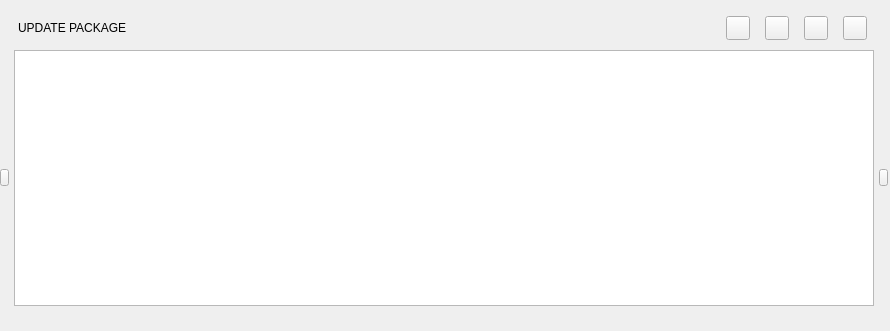
<?xml version="1.0" encoding="UTF-8"?>
<ui version="4.0">
 <class>C_SyvUpUpdatePackageWidget</class>
 <widget class="QWidget" name="C_SyvUpUpdatePackageWidget">
  <property name="geometry">
   <rect>
    <x>0</x>
    <y>0</y>
    <width>890</width>
    <height>331</height>
   </rect>
  </property>
  <property name="sizePolicy">
   <sizepolicy hsizetype="Preferred" vsizetype="Fixed">
    <horstretch>0</horstretch>
    <verstretch>0</verstretch>
   </sizepolicy>
  </property>
  <property name="minimumSize">
   <size>
    <width>0</width>
    <height>331</height>
   </size>
  </property>
  <property name="maximumSize">
   <size>
    <width>16777215</width>
    <height>331</height>
   </size>
  </property>
  <property name="windowTitle">
   <string>Form</string>
  </property>
  <layout class="QVBoxLayout" name="verticalLayout" stretch="0,0">
   <property name="spacing">
    <number>5</number>
   </property>
   <property name="leftMargin">
    <number>0</number>
   </property>
   <property name="rightMargin">
    <number>2</number>
   </property>
   <property name="bottomMargin">
    <number>0</number>
   </property>
   <item>
    <layout class="QHBoxLayout" name="horizontalLayout_2" stretch="0,0,0,0,0,1,0">
     <property name="leftMargin">
      <number>18</number>
     </property>
     <property name="rightMargin">
      <number>21</number>
     </property>
     <item>
      <widget class="stw_opensyde_gui_elements::C_OgeLabHeadingWidget" name="pc_LabelTitle">
       <property name="text">
        <string>UPDATE PACKAGE</string>
       </property>
      </widget>
     </item>
     <item>
      <spacer name="horizontalSpacer">
       <property name="orientation">
        <enum>Qt::Horizontal</enum>
       </property>
       <property name="sizeType">
        <enum>QSizePolicy::Fixed</enum>
       </property>
       <property name="sizeHint" stdset="0">
        <size>
         <width>14</width>
         <height>20</height>
        </size>
       </property>
      </spacer>
     </item>
     <item>
      <widget class="stw_opensyde_gui_elements::C_OgeLabToolTipBase" name="pc_LabelStateIcon">
       <property name="text">
        <string/>
       </property>
      </widget>
     </item>
     <item>
      <spacer name="horizontalSpacer_3">
       <property name="orientation">
        <enum>Qt::Horizontal</enum>
       </property>
       <property name="sizeType">
        <enum>QSizePolicy::Fixed</enum>
       </property>
       <property name="sizeHint" stdset="0">
        <size>
         <width>14</width>
         <height>20</height>
        </size>
       </property>
      </spacer>
     </item>
     <item>
      <widget class="stw_opensyde_gui_elements::C_OgeLabStateInfo" name="pc_LabelState">
       <property name="text">
        <string/>
       </property>
      </widget>
     </item>
     <item>
      <spacer name="horizontalSpacer_2">
       <property name="orientation">
        <enum>Qt::Horizontal</enum>
       </property>
       <property name="sizeHint" stdset="0">
        <size>
         <width>40</width>
         <height>34</height>
        </size>
       </property>
      </spacer>
     </item>
     <item>
      <layout class="QHBoxLayout" name="horizontalLayout">
       <property name="spacing">
        <number>15</number>
       </property>
       <item>
        <widget class="stw_opensyde_gui_elements::C_OgePubIconText" name="pc_PushButtonClearAll">
         <property name="sizePolicy">
          <sizepolicy hsizetype="Fixed" vsizetype="Fixed">
           <horstretch>0</horstretch>
           <verstretch>0</verstretch>
          </sizepolicy>
         </property>
         <property name="minimumSize">
          <size>
           <width>24</width>
           <height>24</height>
          </size>
         </property>
         <property name="maximumSize">
          <size>
           <width>24</width>
           <height>24</height>
          </size>
         </property>
         <property name="text">
          <string/>
         </property>
         <property name="icon">
          <iconset>
           <normalon>:/images/system_views/IconClearAllEnabled.svg</normalon>
           <disabledoff>:/images/system_views/IconClearAllDisabled.svg</disabledoff>
           <disabledon>:/images/system_views/IconClearAllDisabled.svg</disabledon>
          </iconset>
         </property>
        </widget>
       </item>
       <item>
        <widget class="stw_opensyde_gui_elements::C_OgePubIconText" name="pc_PushButtonImport">
         <property name="sizePolicy">
          <sizepolicy hsizetype="Fixed" vsizetype="Fixed">
           <horstretch>0</horstretch>
           <verstretch>0</verstretch>
          </sizepolicy>
         </property>
         <property name="minimumSize">
          <size>
           <width>24</width>
           <height>24</height>
          </size>
         </property>
         <property name="maximumSize">
          <size>
           <width>24</width>
           <height>24</height>
          </size>
         </property>
         <property name="text">
          <string/>
         </property>
         <property name="icon">
          <iconset>
           <normalon>:/images/system_views/IconImportEnabled.svg</normalon>
           <disabledoff>:/images/system_views/IconImportDisabled.svg</disabledoff>
           <disabledon>:/images/system_views/IconImportDisabled.svg</disabledon>
          </iconset>
         </property>
        </widget>
       </item>
       <item>
        <widget class="stw_opensyde_gui_elements::C_OgePubIconText" name="pc_PushButtonExport">
         <property name="sizePolicy">
          <sizepolicy hsizetype="Fixed" vsizetype="Fixed">
           <horstretch>0</horstretch>
           <verstretch>0</verstretch>
          </sizepolicy>
         </property>
         <property name="minimumSize">
          <size>
           <width>24</width>
           <height>24</height>
          </size>
         </property>
         <property name="maximumSize">
          <size>
           <width>24</width>
           <height>24</height>
          </size>
         </property>
         <property name="text">
          <string/>
         </property>
         <property name="icon">
          <iconset>
           <normalon>:/images/system_views/IconExportEnabled.svg</normalon>
           <disabledoff>:/images/system_views/IconExportDisabled.svg</disabledoff>
           <disabledon>:/images/system_views/IconExportDisabled.svg</disabledon>
          </iconset>
         </property>
        </widget>
       </item>
       <item>
        <widget class="stw_opensyde_gui_elements::C_OgePubIconText" name="pc_PushButtonCreatePackage">
         <property name="sizePolicy">
          <sizepolicy hsizetype="Fixed" vsizetype="Fixed">
           <horstretch>0</horstretch>
           <verstretch>0</verstretch>
          </sizepolicy>
         </property>
         <property name="minimumSize">
          <size>
           <width>24</width>
           <height>24</height>
          </size>
         </property>
         <property name="maximumSize">
          <size>
           <width>24</width>
           <height>24</height>
          </size>
         </property>
         <property name="text">
          <string/>
         </property>
         <property name="icon">
          <iconset>
           <normalon>:/images/system_views/IconCreateUpdatePackageEnabled.svg</normalon>
           <disabledoff>:/images/system_views/IconCreateUpdatePackageDisabled.svg</disabledoff>
           <disabledon>:/images/system_views/IconCreateUpdatePackageDisabled.svg</disabledon>
          </iconset>
         </property>
        </widget>
       </item>
      </layout>
     </item>
    </layout>
   </item>
   <item>
    <widget class="QWidget" name="widget" native="true">
     <layout class="QVBoxLayout" name="verticalLayout_2" stretch="0,0">
      <property name="spacing">
       <number>1</number>
      </property>
      <property name="leftMargin">
       <number>0</number>
      </property>
      <property name="topMargin">
       <number>0</number>
      </property>
      <property name="rightMargin">
       <number>0</number>
      </property>
      <property name="bottomMargin">
       <number>0</number>
      </property>
      <item>
       <layout class="QHBoxLayout" name="pc_HorizontalListLayout">
        <property name="spacing">
         <number>5</number>
        </property>
        <item>
         <widget class="stw_opensyde_gui_elements::C_OgePubIconOnly" name="pc_PushButtonScrollLeft">
          <property name="sizePolicy">
           <sizepolicy hsizetype="Fixed" vsizetype="Fixed">
            <horstretch>0</horstretch>
            <verstretch>0</verstretch>
           </sizepolicy>
          </property>
          <property name="minimumSize">
           <size>
            <width>9</width>
            <height>17</height>
           </size>
          </property>
          <property name="maximumSize">
           <size>
            <width>9</width>
            <height>17</height>
           </size>
          </property>
          <property name="text">
           <string/>
          </property>
          <property name="icon">
           <iconset resource="../../application.qrc">
            <normaloff>:/images/IconScrollLeftEnabled.svg</normaloff>
            <disabledoff>:/images/IconScrollLeftDisabled.svg</disabledoff>
            <disabledon>:/images/IconScrollLeftDisabled.svg</disabledon>:/images/IconScrollLeftEnabled.svg</iconset>
          </property>
         </widget>
        </item>
        <item>
         <widget class="stw_opensyde_gui::C_SyvUpUpdatePackageListWidget" name="pc_ListWidget">
          <property name="sizePolicy">
           <sizepolicy hsizetype="Expanding" vsizetype="Fixed">
            <horstretch>0</horstretch>
            <verstretch>0</verstretch>
           </sizepolicy>
          </property>
          <property name="minimumSize">
           <size>
            <width>733</width>
            <height>256</height>
           </size>
          </property>
          <property name="maximumSize">
           <size>
            <width>16777215</width>
            <height>256</height>
           </size>
          </property>
         </widget>
        </item>
        <item>
         <widget class="stw_opensyde_gui_elements::C_OgePubIconOnly" name="pc_PushButtonScrollRight">
          <property name="sizePolicy">
           <sizepolicy hsizetype="Fixed" vsizetype="Fixed">
            <horstretch>0</horstretch>
            <verstretch>0</verstretch>
           </sizepolicy>
          </property>
          <property name="minimumSize">
           <size>
            <width>9</width>
            <height>17</height>
           </size>
          </property>
          <property name="maximumSize">
           <size>
            <width>9</width>
            <height>17</height>
           </size>
          </property>
          <property name="text">
           <string/>
          </property>
          <property name="icon">
           <iconset resource="../../application.qrc">
            <normaloff>:/images/IconScrollRightEnabled.svg</normaloff>
            <disabledoff>:/images/IconScrollRightDisabled.svg</disabledoff>
            <disabledon>:/images/IconScrollRightDisabled.svg</disabledon>:/images/IconScrollRightEnabled.svg</iconset>
          </property>
         </widget>
        </item>
       </layout>
      </item>
      <item>
       <layout class="QHBoxLayout" name="pc_HorizontalLayout2" stretch="1,1,1">
        <item>
         <spacer name="pc_HorizontalSpacer4">
          <property name="orientation">
           <enum>Qt::Horizontal</enum>
          </property>
          <property name="sizeHint" stdset="0">
           <size>
            <width>40</width>
            <height>20</height>
           </size>
          </property>
         </spacer>
        </item>
        <item>
         <widget class="stw_opensyde_gui_elements::C_OgeWiBopperle" name="pc_IndexViewWidget" native="true">
          <property name="sizePolicy">
           <sizepolicy hsizetype="Fixed" vsizetype="Fixed">
            <horstretch>0</horstretch>
            <verstretch>0</verstretch>
           </sizepolicy>
          </property>
         </widget>
        </item>
        <item>
         <spacer name="pc_HorizontalSpacer3">
          <property name="orientation">
           <enum>Qt::Horizontal</enum>
          </property>
          <property name="sizeHint" stdset="0">
           <size>
            <width>40</width>
            <height>20</height>
           </size>
          </property>
         </spacer>
        </item>
       </layout>
      </item>
     </layout>
    </widget>
   </item>
  </layout>
 </widget>
 <customwidgets>
  <customwidget>
   <class>stw_opensyde_gui_elements::C_OgePubIconOnly</class>
   <extends>QPushButton</extends>
   <header>C_OgePubIconOnly.h</header>
  </customwidget>
  <customwidget>
   <class>stw_opensyde_gui_elements::C_OgePubIconText</class>
   <extends>QPushButton</extends>
   <header>C_OgePubIconText.h</header>
  </customwidget>
  <customwidget>
   <class>stw_opensyde_gui_elements::C_OgeWiBopperle</class>
   <extends>QWidget</extends>
   <header>C_OgeWiBopperle.h</header>
   <container>1</container>
  </customwidget>
  <customwidget>
   <class>stw_opensyde_gui_elements::C_OgeLabHeadingWidget</class>
   <extends>QLabel</extends>
   <header>C_OgeLabHeadingWidget.h</header>
  </customwidget>
  <customwidget>
   <class>stw_opensyde_gui_elements::C_OgeLabStateInfo</class>
   <extends>QLabel</extends>
   <header>C_OgeLabStateInfo.h</header>
  </customwidget>
  <customwidget>
   <class>stw_opensyde_gui::C_SyvUpUpdatePackageListWidget</class>
   <extends>QListWidget</extends>
   <header>C_SyvUpUpdatePackageListWidget.h</header>
  </customwidget>
  <customwidget>
   <class>stw_opensyde_gui_elements::C_OgeLabToolTipBase</class>
   <extends>QLabel</extends>
   <header>C_OgeLabToolTipBase.h</header>
  </customwidget>
 </customwidgets>
 <resources>
  <include location="../../application.qrc"/>
 </resources>
 <connections/>
</ui>
